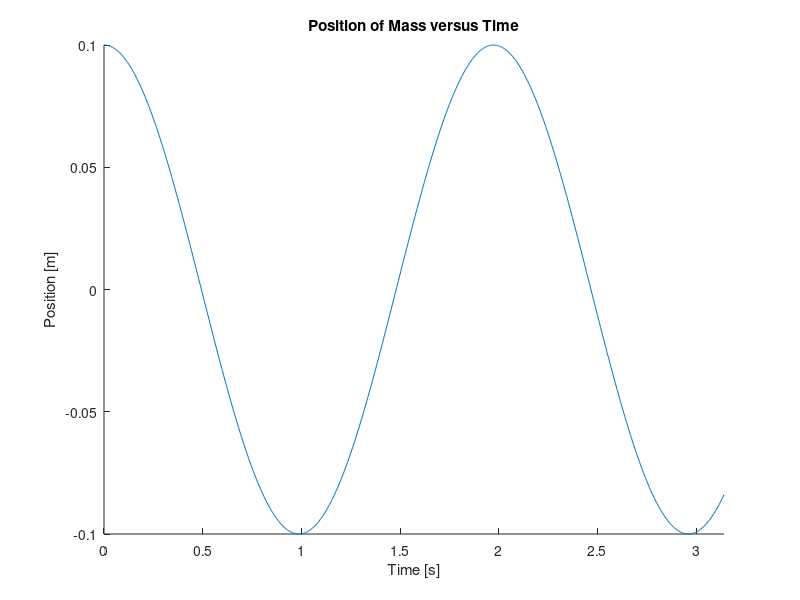
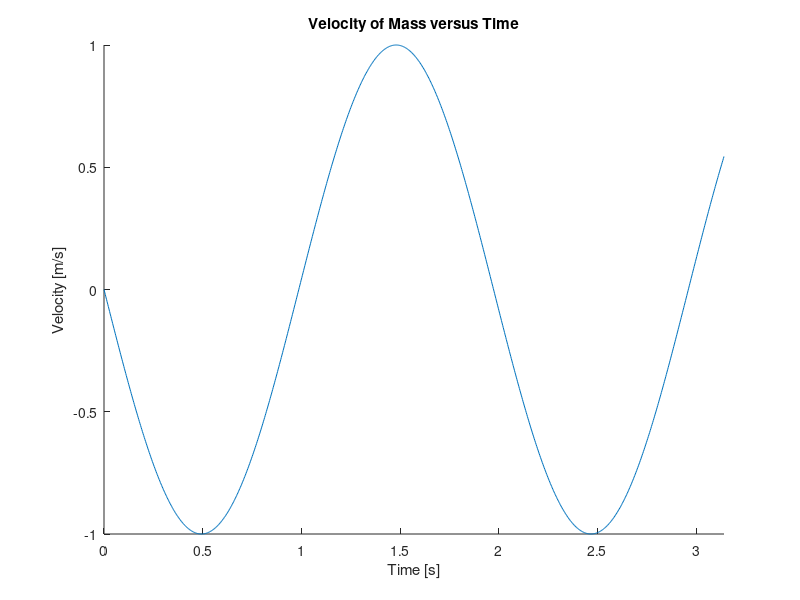

MATLAB code to generate these figures, in order:
%% RungeKutta_OscillatoryMotion.m
%
% algorithm designed to plot position and velocity for a harmonic
% oscillator problem using the 4th Order Runge-Kutta method.

%% Define Parameters
iterations = 1000;      % number of iterations in LPA 
m = 0.1;                % mass of object in motion [kg]
x0 = 0.1;               % initial position is at equilibirum
v0 = 0;                 % mass begins motion at rest
dt = 0.001;             % step time inbetween point approximations
k = 10;                 % Spring constant [N/m]
T = (2*pi)*(m/k).^0.5;  % theoretical period
t = 0:((5*T)/1000):5*T; % time elapsed
x = ones(1,iterations); % intiialize position vector to store values
v = ones(1,iterations); % initialize velocity vector to store values

%% Calculations
% note: to build stages for the next time step, I used a, b, c, d for x and
% p, q, r, s for v.

x(1) = x0*x(1);             % set initial position
v(1) = v0*v(1);             % set initial velocity

tic

for i = (1:1:iterations)
    a = v(i);
    p = (-k/m).*x(i);
    b = v(i)+(p*dt)/2;
    q = (-k/m).*(x(i)+(a*dt)/2);
    c = v(i)+(q*dt)/2;
    r = (-k/m).*(x(i)+(b*dt)/2);
    d = v(i)+(r*dt);
    s = (-k/m).*(x(i)+(c*dt));
    x(i+1) = x(i) + (1/6)*(a+2*b+2*c+d)*dt;
    v(i+1) = v(i) + (1/6)*(p+2*q+2*r+s)*dt;
end

toc

%% Plotting
figure(1);                             % create first figure
hold on;

title('Position of Mass versus Time'); % Label title
ylabel('Position [m]');                % Label y axis
xlabel('Time [s]');                    % Label x axis
xlim([0 (5*T)]);                       % set x limits

plot(t,x);                             %plot position vs time

hold off;

figure(2);                             % create second figure
hold on;

title('Velocity of Mass versus Time'); % Label title
ylabel('Velocity [m/s]');              % Label y axis
xlabel('Time [s]');                    % Label x axis
xlim([0 (5*T)]);                       % set x limits
plot(t,v);                             %plot velocity vs time

hold off;
